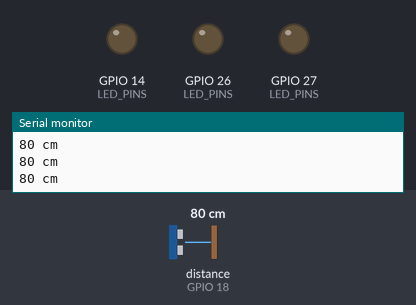
A sketch run on a simulated ESP32. On the bench: output pins drawn as LEDs (lit = HIGH), the last lines printed to the serial monitor. Wiring (inferred from the names in the program): ultrasonic range finder: trigger GPIO 5; echo GPIO 18. The inputs (shaded band) are chosen by the test bench; at power-on: distance to the obstacle (sensor on GPIO 18) 80 cm. The echo pulse lasts 58.3 µs per cm; pins used as bus, display or sensor lines are not drawn.

Above: at 1.2 s.
1.3 s: distance to the obstacle (sensor on GPIO 18) set to 55 cm
2.8 s: distance to the obstacle (sensor on GPIO 18) set to 45 cm
At 4.0 s:
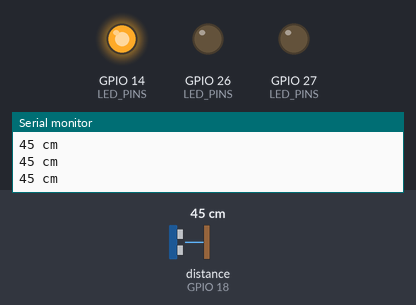
4.3 s: distance to the obstacle (sensor on GPIO 18) set to 28 cm
5.8 s: distance to the obstacle (sensor on GPIO 18) set to 23 cm
At 5.9 s:
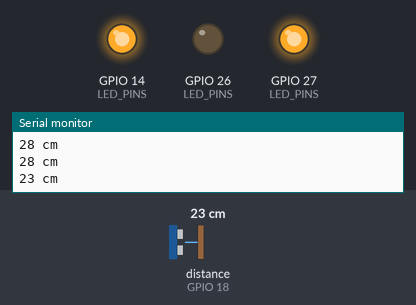
At 6.6 s:
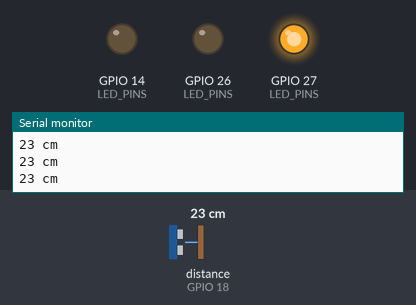
7.5 s: distance to the obstacle (sensor on GPIO 18) set to 17 cm
9.0 s: distance to the obstacle (sensor on GPIO 18) set to 13 cm
At 10.3 s:
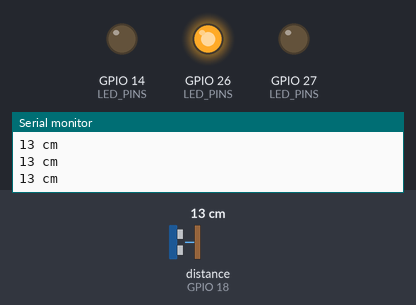
Timing chart, 0 to 11.7 s (numbered marks = the images above; inputs shaded):
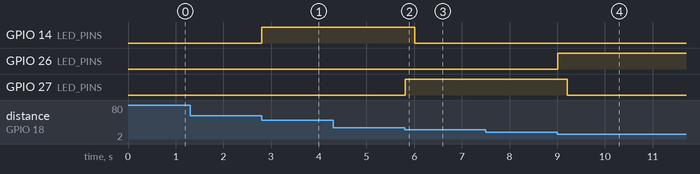

Measured:
- the behaviour switches between 51 and 50 cm on distance to the obstacle (sensor on GPIO 18) (found by bisection; images 0 and 1)
- the behaviour switches between 26 and 25 cm on distance to the obstacle (sensor on GPIO 18) (found by bisection; images 1 and 2)
- the behaviour switches between 16 and 15 cm on distance to the obstacle (sensor on GPIO 18) (found by bisection; images 3 and 4)
- after the input at 2.8 s, GPIO 14 (LED_PINS): LOW → HIGH at once
- after the input at 5.8 s, GPIO 14 (LED_PINS): HIGH → LOW after 0.21 s; GPIO 27 (LED_PINS): LOW → HIGH at once
- after the input at 9.0 s, GPIO 26 (LED_PINS): LOW → HIGH at once; GPIO 27 (LED_PINS): HIGH → LOW after 0.21 s

The sketch:

Practica_1_ESP32.ino
```cpp
class UltrasonicSensor {
  private:
    const int triggerPin;
    const int echoPin;

  public:
    UltrasonicSensor(int trigger, int echo) : triggerPin(trigger), echoPin(echo) {
      pinMode(triggerPin, OUTPUT);
      pinMode(echoPin, INPUT);
    }

    long readDistance() {
      digitalWrite(triggerPin, LOW);
      delayMicroseconds(2);
      digitalWrite(triggerPin, HIGH);
      delayMicroseconds(10);
      digitalWrite(triggerPin, LOW);

      long duration = pulseIn(echoPin, HIGH, 30000); // Timeout 30ms
      if (duration == 0) return -1;
      return duration * 0.01723;
    }
};

class LedGroup {
  private:
    const int ledPins[3];
    unsigned long ledTimers[3];
    const unsigned long ledTimeout = 300;

  public:
    LedGroup(const int pins[3]) : ledPins{pins[0], pins[1], pins[2]} {
      for (int i = 0; i < 3; i++) {
        pinMode(ledPins[i], OUTPUT);
        digitalWrite(ledPins[i], LOW);
        ledTimers[i] = 0;
      }
    }

    void turnOnLed(int index) {
      if (index >= 0 && index < 3) {
        digitalWrite(ledPins[index], HIGH);
        ledTimers[index] = millis();
      }
    }

    void updateLeds() {
      unsigned long currentTime = millis();
      for (int i = 0; i < 3; i++) {
        if (digitalRead(ledPins[i]) == HIGH && (currentTime - ledTimers[i] > ledTimeout)) {
          digitalWrite(ledPins[i], LOW);
        }
      }
    }
};

const int LED_PINS[3] = {26, 27, 14};
const int TRIGGER_PIN = 5;
const int ECHO_PIN = 18;

UltrasonicSensor ultrasonicSensor(TRIGGER_PIN, ECHO_PIN);
LedGroup leds(LED_PINS);

void setup() {
  Serial.begin(115200);
}

void loop() {
  static unsigned long lastCheck = 0;
  const unsigned long sensorInterval = 100;

  if (millis() - lastCheck >= sensorInterval) {
    lastCheck = millis();

    int cm = ultrasonicSensor.readDistance();

    if (cm == -1) {
      Serial.println("Error: No sensor signal detected");
    } else {
      Serial.print(cm);
      Serial.println(" cm");

      if (cm > 50) {
      } else if (cm <= 50 && cm > 25) {
        leds.turnOnLed(2);
      } else if (cm <= 25 && cm > 15) {
        leds.turnOnLed(1);
      } else if (cm <= 15) {
        leds.turnOnLed(0);
      }
    }
  }

  leds.updateLeds();
}
```
